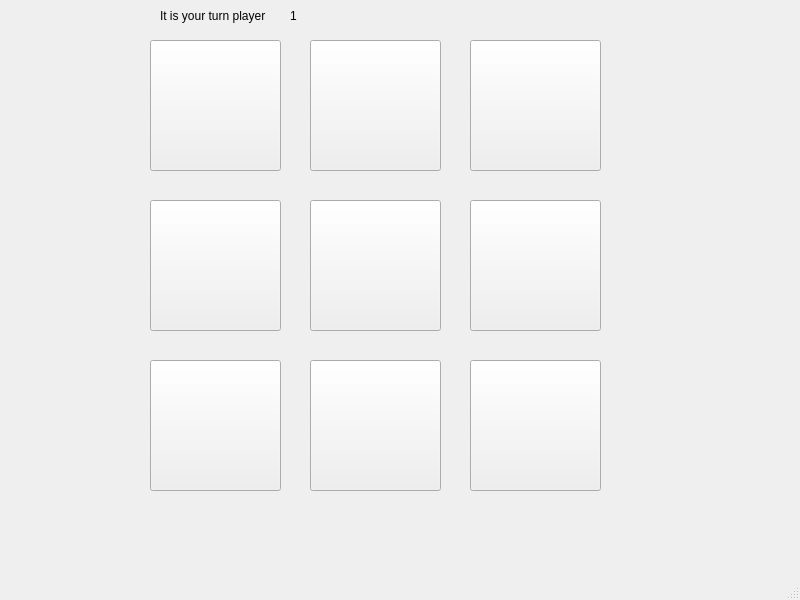
<?xml version="1.0" encoding="UTF-8"?>
<ui version="4.0">
 <class>MainWindow</class>
 <widget class="QMainWindow" name="MainWindow">
  <property name="geometry">
   <rect>
    <x>0</x>
    <y>0</y>
    <width>800</width>
    <height>600</height>
   </rect>
  </property>
  <property name="windowTitle">
   <string>MainWindow</string>
  </property>
  <widget class="QWidget" name="centralwidget">
   <widget class="QPushButton" name="Button1">
    <property name="geometry">
     <rect>
      <x>150</x>
      <y>40</y>
      <width>131</width>
      <height>131</height>
     </rect>
    </property>
    <property name="text">
     <string/>
    </property>
   </widget>
   <widget class="QPushButton" name="Button2">
    <property name="geometry">
     <rect>
      <x>310</x>
      <y>40</y>
      <width>131</width>
      <height>131</height>
     </rect>
    </property>
    <property name="text">
     <string/>
    </property>
   </widget>
   <widget class="QPushButton" name="Button3">
    <property name="geometry">
     <rect>
      <x>470</x>
      <y>40</y>
      <width>131</width>
      <height>131</height>
     </rect>
    </property>
    <property name="text">
     <string/>
    </property>
   </widget>
   <widget class="QPushButton" name="Button4">
    <property name="geometry">
     <rect>
      <x>150</x>
      <y>200</y>
      <width>131</width>
      <height>131</height>
     </rect>
    </property>
    <property name="text">
     <string/>
    </property>
   </widget>
   <widget class="QPushButton" name="Button5">
    <property name="geometry">
     <rect>
      <x>310</x>
      <y>200</y>
      <width>131</width>
      <height>131</height>
     </rect>
    </property>
    <property name="text">
     <string/>
    </property>
   </widget>
   <widget class="QPushButton" name="Button6">
    <property name="geometry">
     <rect>
      <x>470</x>
      <y>200</y>
      <width>131</width>
      <height>131</height>
     </rect>
    </property>
    <property name="text">
     <string/>
    </property>
   </widget>
   <widget class="QPushButton" name="Button7">
    <property name="geometry">
     <rect>
      <x>150</x>
      <y>360</y>
      <width>131</width>
      <height>131</height>
     </rect>
    </property>
    <property name="text">
     <string/>
    </property>
   </widget>
   <widget class="QPushButton" name="Button8">
    <property name="geometry">
     <rect>
      <x>310</x>
      <y>360</y>
      <width>131</width>
      <height>131</height>
     </rect>
    </property>
    <property name="text">
     <string/>
    </property>
   </widget>
   <widget class="QPushButton" name="Button9">
    <property name="geometry">
     <rect>
      <x>470</x>
      <y>360</y>
      <width>131</width>
      <height>131</height>
     </rect>
    </property>
    <property name="text">
     <string/>
    </property>
   </widget>
   <widget class="QLabel" name="label">
    <property name="geometry">
     <rect>
      <x>160</x>
      <y>0</y>
      <width>131</width>
      <height>31</height>
     </rect>
    </property>
    <property name="text">
     <string>It is your turn player</string>
    </property>
   </widget>
   <widget class="QLabel" name="currentPlayerLabel">
    <property name="geometry">
     <rect>
      <x>290</x>
      <y>0</y>
      <width>71</width>
      <height>31</height>
     </rect>
    </property>
    <property name="text">
     <string>1</string>
    </property>
   </widget>
   <widget class="QLabel" name="winnerLabel">
    <property name="geometry">
     <rect>
      <x>150</x>
      <y>510</y>
      <width>191</width>
      <height>41</height>
     </rect>
    </property>
    <property name="text">
     <string/>
    </property>
   </widget>
  </widget>
  <widget class="QMenuBar" name="menubar">
   <property name="geometry">
    <rect>
     <x>0</x>
     <y>0</y>
     <width>800</width>
     <height>20</height>
    </rect>
   </property>
  </widget>
  <widget class="QStatusBar" name="statusbar"/>
 </widget>
 <resources/>
 <connections/>
</ui>
